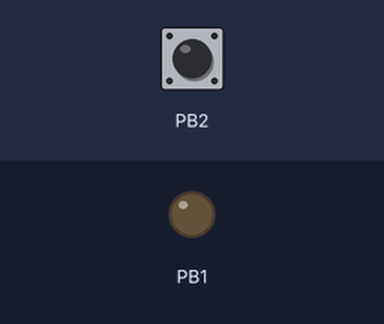
Simulated run of this sketch. Board: ATtiny85, built with avr-gcc and run on an emulated ATtiny85. Shown: output pins drawn as LEDs (lit = HIGH). Inputs (shaded band) come from the test bench; at power-on: PB2 HIGH.

Above: at 0.1 s.
At 17.6 s:
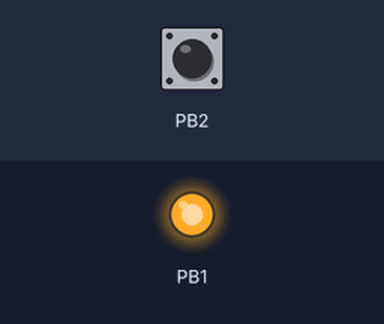
Timing chart, 0 to 19.1 s (numbered marks = the images above):
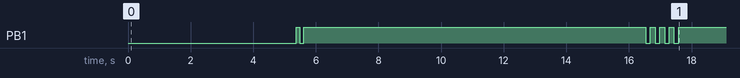

The sketch:

persistence-audit.ino
```cpp
// recon/persistence-audit - Tier 2
//
// Existing autoruns. Finds what is ALREADY there - this payload adds nothing.
//
// Frame this correctly when you report it: an unexpected Winlogon Shell or
// Taskman value means the host is ALREADY compromised and you should stop
// and escalate rather than continue. Do not test the theory in place.
//
// Read-only, no persistence, nothing left behind except the text file named in
// R_OUT. Output lands in C:\Users\Public\ds-recon\ on the target.

#include <duck.h>

// PROGMEM: this string must live in flash, not SRAM. The ATtiny85 has 512
// bytes of RAM and this script is far larger than that.
static const char S[] PROGMEM =
    R_MKDIR
    "'=== HKCU RUN ==='"
    "Get-ItemProperty 'HKCU:\\Software\\Microsoft\\Windows\\CurrentVersion\\Run' -EA 0|Format-List"
    "'=== HKLM RUN ==='"
    "Get-ItemProperty 'HKLM:\\Software\\Microsoft\\Windows\\CurrentVersion\\Run' -EA 0|Format-List"
    "'=== WOW6432 RUN ==='"
    "Get-ItemProperty 'HKLM:\\Software\\WOW6432Node\\Microsoft\\Windows\\CurrentVersion\\Run' -EA 0|Format-List"
    "'=== STARTUP FOLDERS ==='"
    "Get-ChildItem \"$env:APPDATA\\Microsoft\\Windows\\Start Menu\\Programs\\Startup\",\"C:\\ProgramData\\Microsoft\\Windows\\Start Menu\\Programs\\Startup\" -EA 0|Select FullName,LastWriteTime|Format-List"
    "'=== NON-MICROSOFT SCHEDULED TASKS ==='"
    "Get-ScheduledTask -EA 0|Where-Object {$_.TaskPath -notlike '\\Microsoft\\*'}|Select TaskName,TaskPath,State,Author|Format-Table -Auto|Out-String -Width 200"
    "'=== WINLOGON ==='"
    "Get-ItemProperty 'HKLM:\\SOFTWARE\\Microsoft\\Windows NT\\CurrentVersion\\Winlogon' -EA 0|Select Shell,Userinit,Taskman|Format-List"
    R_OUT("persistence-audit.txt")
    R_SHOW("persistence-audit.txt");

void setup() {
  duckBegin();
  ledPulse(2, 120, 120);
  recon(S);
  ledPulse(4, 150, 150);
}

void loop() {}
```
